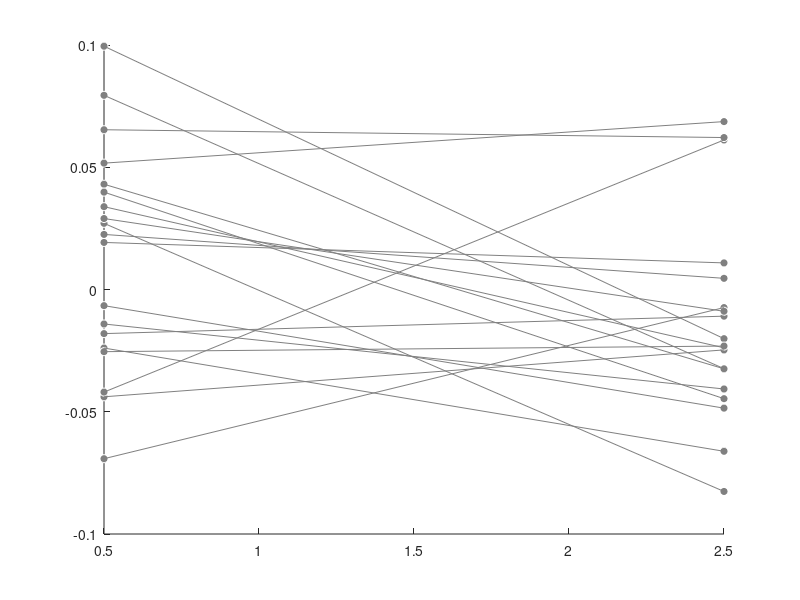

Recreate this plot in MATLAB. (Note: this script raises an error after producing the figure.)
%% clear contents and add current folder with subfolders

clear
close all
clc

homedir = mfilename('fullpath');
funcdir = [homedir(1:end-14) 'functions'];
addpath(genpath(funcdir))

%% load the data

load data_fig2i.mat

% Relevant variables are:
% conn_v1_4_PMd: correlation of decoder outputs from V1-V4, and PMd

%% make the plot

sub2plot = 17; %which example participant

figure
hold on

plot(0.5,squeeze(conn_v1_4_PMd(:,1)),'wo','MarkerFaceColor',[1 1 1]*.5) %rule 1
plot(2.5,squeeze(conn_v1_4_PMd(:,2)),'wo','MarkerFaceColor',[1 1 1]*.5) %rule 2
plot([0.5 2.5],conn_v1_4_PMd,'Color',[1 1 1]*.5)
bar(squeeze(rmean(conn_v1_4_PMd)),'EdgeColor','none')
wse(conn_v1_4_PMd,1);  %error bar

box off
set(gca,'tickdir','out')
set(gca,'fontsize',15,'xtick',1:2)
xlabel('Rule')

stats = permtestnds(conn_v1_4_PMd(:,1), conn_v1_4_PMd(:,2), 10000,0.05,'right');
title(['p = ' num2str(stats.p)])
plot([0.5 2.5],conn_v1_4_PMd(sub2plot,:),'Color','r') %plot example participant
